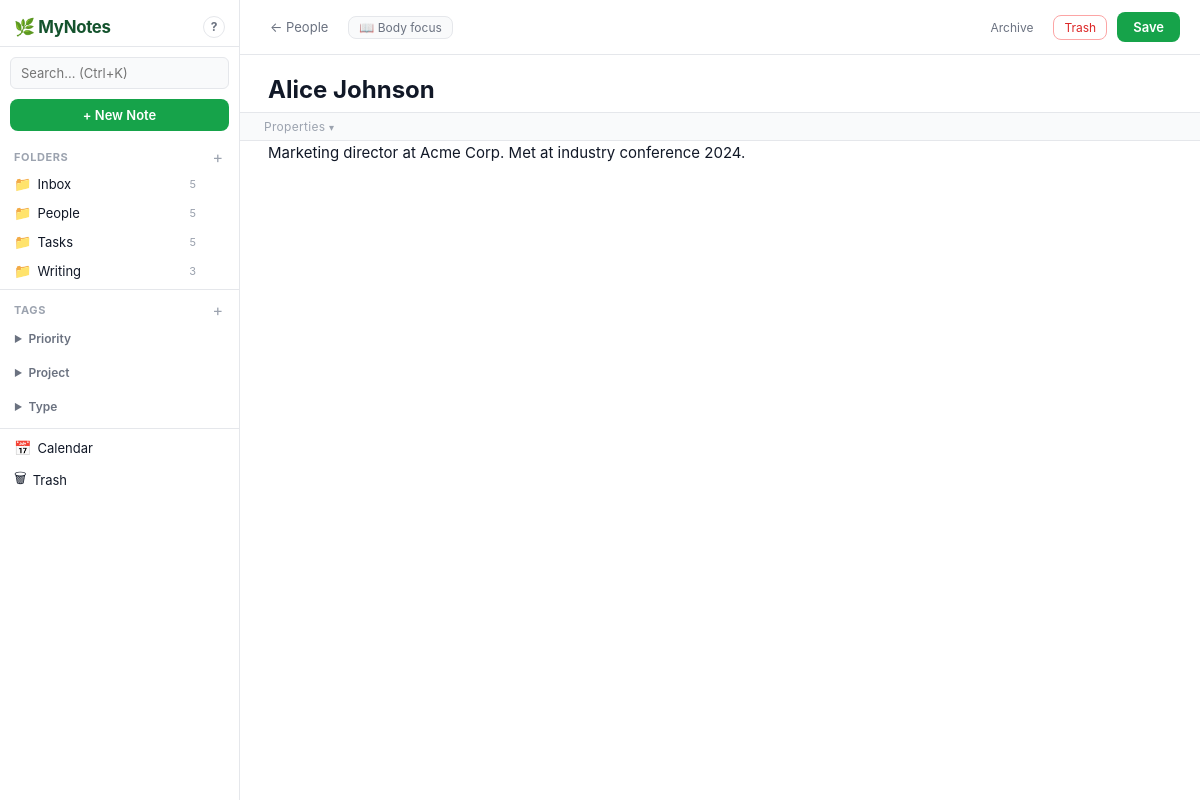
Screenshot of /note/1 with the database file from the repository.
### tables this page shows
CREATE TABLE folders (
            id INTEGER PRIMARY KEY AUTOINCREMENT,
            name TEXT NOT NULL,
            parent_id INTEGER REFERENCES folders(id) ON DELETE CASCADE,
            created_at TEXT NOT NULL
        , default_view_type TEXT DEFAULT 'card', default_sort_field TEXT DEFAULT 'created_at', default_sort_dir TEXT DEFAULT 'desc', default_filters_json TEXT DEFAULT '[]', default_filter_logic TEXT DEFAULT 'AND', detail_view_mode TEXT DEFAULT 'body', default_sorts_json TEXT DEFAULT '[]');

CREATE TABLE tag_groups (
            id INTEGER PRIMARY KEY AUTOINCREMENT,
            name TEXT NOT NULL
        );

CREATE TABLE notes (
            id INTEGER PRIMARY KEY AUTOINCREMENT,
            title TEXT NOT NULL DEFAULT 'Untitled',
            body TEXT DEFAULT '',
            folder_id INTEGER REFERENCES folders(id) ON DELETE SET NULL,
            status TEXT DEFAULT 'raw',
            source TEXT DEFAULT '',
            is_task INTEGER DEFAULT 0,
            due_date TEXT DEFAULT NULL,
            is_archived INTEGER DEFAULT 0,
            created_at TEXT NOT NULL,
            updated_at TEXT NOT NULL,
            deleted_at TEXT DEFAULT NULL
        );

### app.py (the view, shortened to what this page needs)
@app.route("/note/<int:note_id>", methods=["GET","POST"])
def edit_note(note_id):
    conn = get_db()
    note = conn.execute("SELECT * FROM notes WHERE id=?", (note_id,)).fetchone()
    if not note:
        conn.close()
        return redirect(url_for('index'))
    note_dict = dict(note)
    note_tag_ids = {r['tag_id'] for r in conn.execute("SELECT tag_id FROM note_tags WHERE note_id=?", (note_id,)).fetchall()}
    all_tags = conn.execute("SELECT t.*, tg.name as group_name FROM tags t LEFT JOIN tag_groups tg ON t.tag_group_id=tg.id ORDER BY tg.name,t.name").fetchall()
    folder = conn.execute("SELECT * FROM folders WHERE id=?", (note['folder_id'],)).fetchone() if note['folder_id'] else None
    custom_fields = conn.execute("SELECT * FROM custom_fields ORDER BY name").fetchall()
    custom_vals = {}
    for cv in conn.execute("SELECT * FROM note_custom_values WHERE note_id=?", (note_id,)).fetchall():
        custom_vals[cv['field_id']] = cv['value']
    linked = conn.execute(
        "SELECT n.id,n.title FROM notes n JOIN note_links nl ON nl.target_id=n.id WHERE nl.source_id=? AND n.deleted_at IS NULL", (note_id,)
    ).fetchall()
    backlinks = conn.execute(
        "SELECT n.id,n.title FROM notes n JOIN note_links nl ON nl.source_id=n.id WHERE nl.target_id=? AND n.deleted_at IS NULL", (note_id,)
    ).fetchall()
    all_notes_for_link = conn.execute(
        "SELECT id,title FROM notes WHERE deleted_at IS NULL AND id!=? ORDER BY title", (note_id,)
    ).fetchall()
    field_settings = {}
    detail_view_mode = 'body'
    if note['folder_id']:
        for fs in conn.execute("SELECT * FROM folder_field_settings WHERE folder_id=?", (note['folder_id'],)).fetchall():
            field_settings[fs['field_name']] = dict(fs)
        frow = conn.execute("SELECT detail_view_mode FROM folders WHERE id=?", (note['folder_id'],)).fetchone()
        if frow:
            detail_view_mode = frow['detail_view_mode'] or 'body'
    def cf_order(cf):
        key = f'cf_{cf["id"]}'
        return field_settings.get(key, {}).get('display_order', 100)
    custom_fields_sorted = sorted([dict(f) for f in custom_fields], key=cf_order)
    conn.close()
    return render_template('note_editor.html',
        note=note_dict, folder=dict(folder) if folder else None,
        all_tags=[dict(t) for t in all_tags], note_tags=list(note_tag_ids),
        custom_fields=custom_fields_sorted, note_custom_values=custom_vals,
        linked_notes=[dict(n) for n in linked], backlinks=[dict(n) for n in backlinks],
        all_notes_for_link=[dict(n) for n in all_notes_for_link],
        field_settings=field_settings, detail_view_mode=detail_view_mode,
        prefill_due_date='', prefill_is_task='0',
    )

### app.py (called while the page is built)
def get_db():
    conn = sqlite3.connect(DB_PATH)
    conn.row_factory = sqlite3.Row
    conn.execute("PRAGMA foreign_keys = ON")
    return conn

def get_folder_tree_with_views(conn, saved_views_by_folder, parent_id=None):
    rows = conn.execute(
        "SELECT f.*, (SELECT COUNT(*) FROM notes n WHERE n.folder_id=f.id AND n.deleted_at IS NULL AND n.is_archived=0) as note_count "
        "FROM folders f WHERE f.parent_id IS ? ORDER BY f.name", (parent_id,)
    ).fetchall()
    result = []
    for r in rows:
        d = dict(r)
        d['children'] = get_folder_tree_with_views(conn, saved_views_by_folder, r['id'])
        d['saved_views'] = saved_views_by_folder.get(r['id'], [])
        result.append(d)
    return result

### templates/note_editor.html (shortened to what this page needs)
{% extends "layout.html" %}
{% block content %}
{% set mode = detail_view_mode if detail_view_mode is defined else 'body' %}
<div class="editor-shell editor-mode-{{ mode }}">
    <div class="editor-header">
        <div class="editor-header-left">
            <a href="{{ '/folder/' + folder.id|string if folder else '/' }}" class="btn-back">← {{ folder.name if folder else 'Back' }}</a>
            {% if folder %}
            <span class="editor-mode-badge" onclick="toggleEditorMode()" title="Click to switch layout">
                {{ '📖 Body focus' if mode == 'body' else '📋 Data focus' }}
            </span>
            {% endif %}
        </div>
        <div class="editor-header-right">
            {% if note %}
            {% if note.is_archived %}
            <form method="post" action="/note/{{ note.id }}/archive" style="display:inline">
                <button class="btn-outline btn-sm">Unarchive</button>
            </form>
            {% else %}
            <form method="post" action="/note/{{ note.id }}/archive" style="display:inline">
                <button class="btn-ghost btn-sm">Archive</button>
            </form>
            {% endif %}
            <form method="post" action="/note/{{ note.id }}/delete" style="display:inline" onsubmit="return confirm('Move to trash?')">
                <button class="btn-danger-outline btn-sm">Trash</button>
            </form>
            {% endif %}
            <button type="submit" form="note-form" class="btn-primary">Save</button>
        </div>
    </div>
    {% if mode == 'body' %}
    <div class="editor-body-focused">
        <form method="post" id="note-form">
            <div class="editor-title-wrap">
                <input type="text" name="title" value="{{ note.title if note else '' }}"
                       placeholder="Untitled" class="editor-title-input">
            </div>
            <div class="props-panel" id="props-panel">
                <button type="button" class="props-toggle" onclick="toggleMetaStrip()" id="props-toggle-btn">
                    Properties
                </button>
            </div>
            <div class="editor-body-wrap">
                <div id="quill-editor">{% if note %}{{ note.body | safe }}{% endif %}</div>
            </div>
        </form>
    </div>
    {% endif %}
</div>
{% endblock %}

### templates/layout.html (shortened to what this page needs)
<!DOCTYPE html>
<html lang="en">
<head>
    <link rel="stylesheet" href="/static/style.css">
    <link href="https://cdn.quilljs.com/1.3.6/quill.snow.css" rel="stylesheet">
</head>
<body>
<div class="app-shell">
    <aside class="sidebar" id="sidebar">
        <div class="sidebar-header">
            <div class="app-logo">🌿 MyNotes</div>
            <button class="shortcuts-btn" onclick="openModal('modal-shortcuts')" title="Keyboard shortcuts">?</button>
        </div>
        <div class="sidebar-search">
            <form action="/search" method="get">
                <input type="text" name="q" placeholder="Search… (Ctrl+K)" class="sidebar-search-input" id="global-search">
            </form>
        </div>
        <a href="/note/new" class="btn-new-note">+ New Note</a>
        <nav class="sidebar-nav">
            <div class="nav-section">
                <div class="nav-section-header">
                    <span>Folders</span>
                    <button class="nav-add-btn" onclick="openModal('modal-add-folder')" title="New folder">+</button>
                </div>
                {% for folder in sidebar_folders recursive %}
                <div class="nav-folder-wrap">
                    <div class="nav-item-row">
                        <a href="/folder/{{ folder.id }}"
                           class="nav-item {% if active_folder_id is defined and active_folder_id == folder.id %}active{% endif %}"
                           style="padding-left: {{ 14 + loop.depth0 * 14 }}px">
                            <span class="nav-icon">{% if folder.children %}📂{% else %}📁{% endif %}</span>
                            <span class="nav-label">{{ folder.name }}</span>
                            <span class="nav-count">{{ folder.note_count }}</span>
                        </a>
                        <div class="nav-more-wrap">
                        </div>
                    </div>
                </div>
                {% endfor %}
            </div>
            <div class="nav-section">
                <div class="nav-section-header">
                    <span>Tags</span>
                    <button class="nav-add-btn" onclick="openModal('modal-add-tag-group')" title="New tag group">+</button>
                </div>
                {% for group in sidebar_tag_groups %}
                <div class="tag-group-wrap">
                    <div class="tag-group-header" onclick="toggleEl('tg-{{ group.id }}')">
                        <span class="tag-group-arrow">▶</span>
                        <span>{{ group.name }}</span>
                        <div class="nav-more-wrap" onclick="event.stopPropagation()">
                        </div>
                    </div>
                </div>
                {% endfor %}
            </div>
            <div class="nav-section nav-section-bottom">
                <a href="/calendar" class="nav-item {% if active_page is defined and active_page == 'calendar' %}active{% endif %}">
                    <span class="nav-icon">📅</span><span class="nav-label">Calendar</span>
                </a>
                <a href="/trash" class="nav-item {% if active_page is defined and active_page == 'trash' %}active{% endif %}">
                    <span class="nav-icon">🗑</span><span class="nav-label">Trash</span>
                </a>
            </div>
        </nav>
    </aside>
    <main class="main-content">
        {% block content %}{% endblock %}
    </main>
</div>
</body>
</html>

### rows the page displays
folders: name "Inbox", note_count "5"
folders: name "People", note_count "5", detail_view_mode "📖 Body focus"
folders: name "Tasks", note_count "5"
folders: name "Writing", note_count "3"
tag_groups: name "Priority"
tag_groups: name "Project"
tag_groups: name "Type"
notes: title "Alice Johnson", body "Marketing director at Acme Corp. Met at industry conference 2024."
